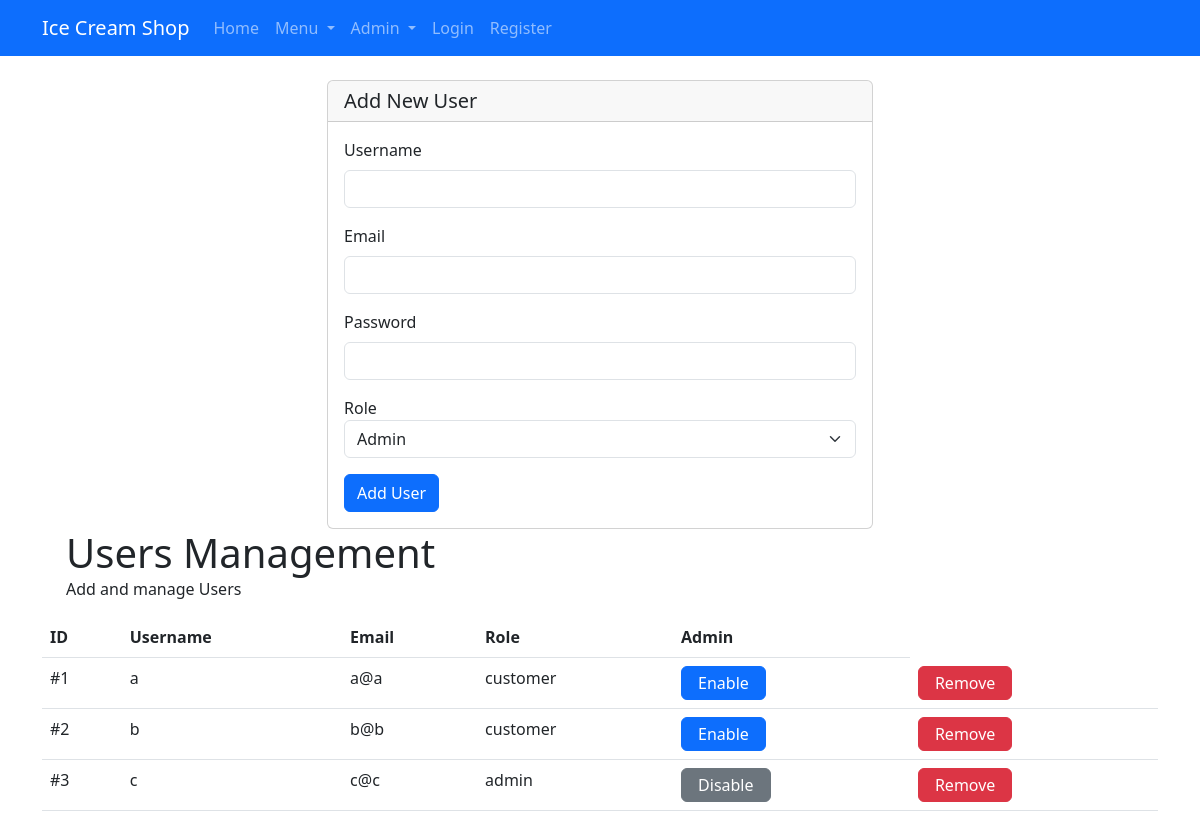
Screenshot of /admin/users with the database file from the repository.
### models/user.py (models this page shows)
class User(Base):
    __tablename__ = "users"
    id = Column(Integer, primary_key=True, index=True)
    email = Column(String, unique=True, index=True)
    username = Column(String, index=True)
    hashed_password = Column(String)
    role = Column(String, default="customer")
    is_active = Column(Boolean, default=True)
    is_admin = Column(Boolean, default=False)
    token = Column(String, default=None)
    orders = relationship("Order", back_populates="user",foreign_keys="[Order.user_id]")

### routes/admin.py (the view)
@router.get("/admin/users", name = 'admin/users')
async def get_all_users(request: Request, db: Session = Depends(get_db)):
    users = db.query(User).all()
    return templates.TemplateResponse("admin/users_managment.html", {"request": request, "users": users})

### templates/admin/users_managment.html (shortened to what this page needs)
{% extends "base.html" %}
{% block content %}
<div class="row">
    <div class="col-md-6 offset-md-3">
        <div class="card">
            <div class="card-header">
                <h5 class="mb-0">Add New User</h5>
            </div>
            <div class="card-body">
                <form action="/admin/user" method="POST" enctype="multipart/form-data">
                    <div class="mb-3">
                        <label for="username" class="form-label">Username</label>
                        <input type="text" class="form-control" id="username" name="username" required>
                    </div>
                    <div class="mb-3">
                        <label for="email" class="form-label">Email</label>
                        <input type="email" class="form-control" id="email" name="email" required>
                    </div>
                    <div class="mb-3">
                        <label for="password" class="form-label">Password</label>
                        <input type="password" class="form-control" id="password" name="password" required>
                    </div>
                    <div class="mb-3">
                        <div>
                            <label class="block text-sm font-medium">Role</label>
                            <select name="role" class="form-select mb-2">
                                <option value="admin"> Admin</option>
                            </select>
                        </div>
                    </div>
                    <button type="submit" class="btn btn-primary">Add User</button>
                </form>
            </div>
        </div>
    </div>
</div>
<div class="container mx-auto px-4 py-8">
                <h1 class="card-title text-3xl">Users Management</h1>
                <p class="card-description">Add and manage Users</p>
            </div>
                <div class="space-y-4">
                    <div class="card-body">
                        <div class="table-responsive">
                            <table class="table">
                                <thead>
                                    <tr>
                                        <th>ID</th>
                                        <th>Username</th>
                                        <th>Email</th>
                                        <th>Role</th>
                                        <th>Admin</th>
                                    </tr>
                                </thead>
                                <tbody>
                                        {% for user in users %}
                                    <tr>
                                        <td>#{{ user.id }}</td>
                                        <td>{{ user.username }}</td>
                                        <td>{{ user.email }}</td>
                                        <td>{{ user.role }}</td>
                                        <td>
                                            <form action="/admin/user/{{ user.username }}" method="POST">
                                                {% if user.is_admin %}
                                                <button type="submit" class="btn btn-secondary px-3 py-1 rounded"> Disable </button>
                                                {% else %}
                                                <button type="submit" class="btn btn-primary px-3 py-1 rounded"> Enable </button>
                                                {% endif %}
                                            </form>
                                        </td>
                                        <td>
                                            <form method="POST" >
                                                <button type="submit" class="btn btn-danger px-3 py-1 rounded">
                                                    Remove
                                                </button>
                                            </form>
                                        </td>
                                    </tr>
                                    {% endfor %}
                                </tbody>
                            </table>
                        </div>
                    </div>
                </div>
</div>
{% endblock %}

### rows the page displays
User: id "1", username "a", email "a@a", role "customer", is_admin "Enable"
User: id "2", username "b", email "b@b", role "customer", is_admin "Enable"
User: id "3", username "c", email "c@c", role "admin", is_admin "Disable"
